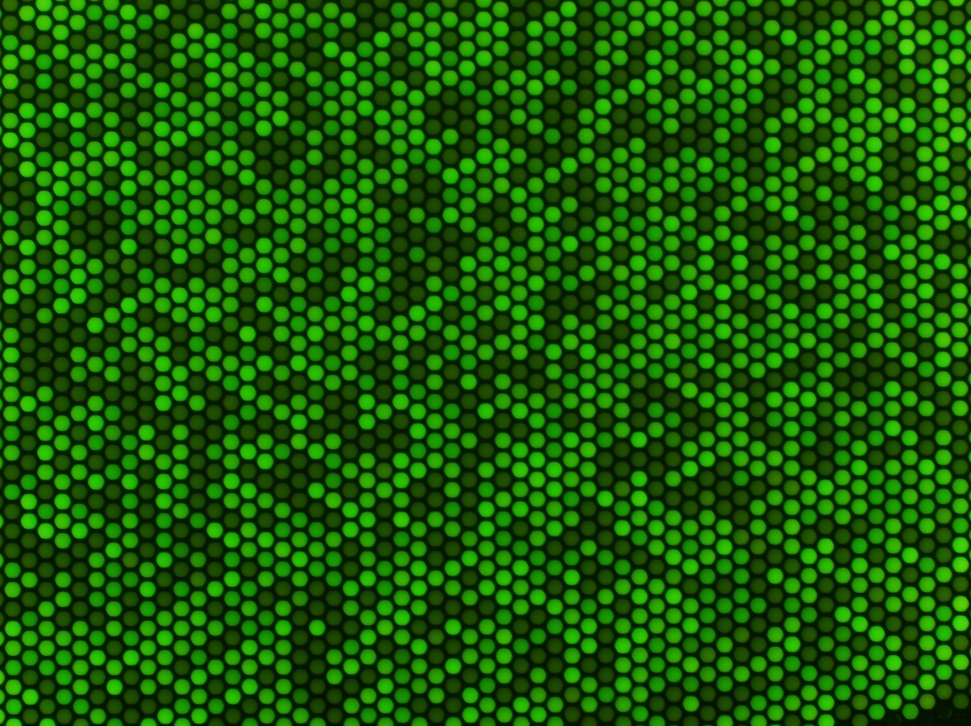
#> input picture deepqgfp/data/images/7.jpg, 971 x 726 px, shrunk from 4140 x 3096 before the run, found by its file name
$ python ColorChange_Tariq.py
#> lines starting #> are read from the running program, lines starting #| are printed output that depends on the picture
import cv2
import matplotlib.pyplot as plt
import numpy as np

if __name__ == "__main__":
    path = "7.jpg"
    i1 = cv2.imread(path)
#> i1 is the input picture: shape (726, 971, 3); mean B, G, R 2.9, 89.3, 21.8
    i2 = i1.copy()
    print(i2.shape)
#| (726, 971, 3)
    i2[...,1] = i1[...,2]
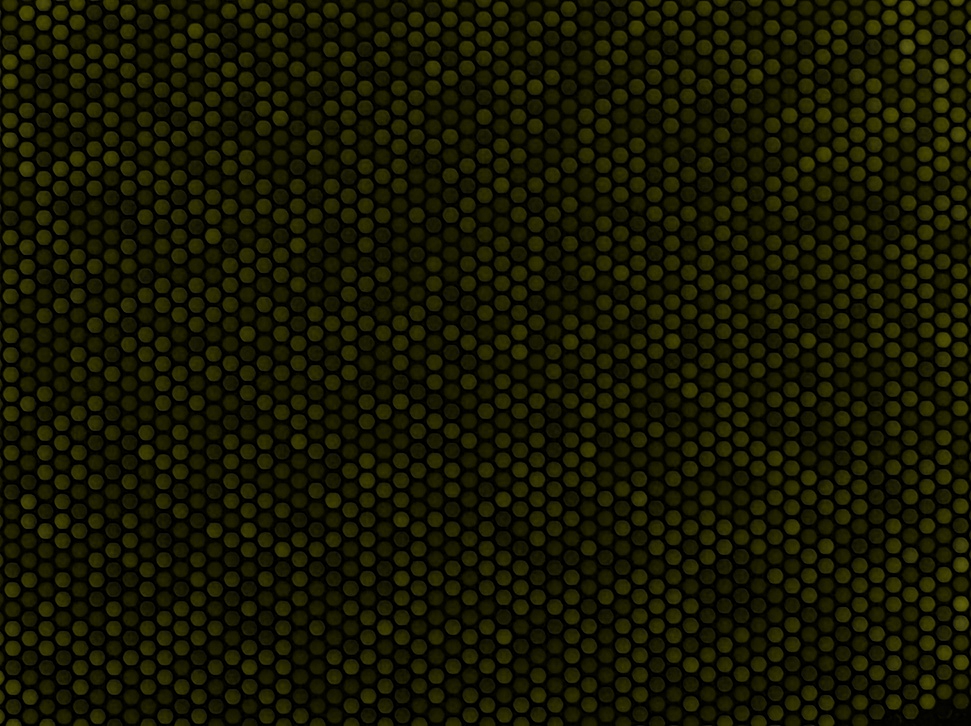
#> i2: shape (726, 971, 3); mean B, G, R 2.9, 21.8, 21.8
    i2[...,2] = i1[...,1]
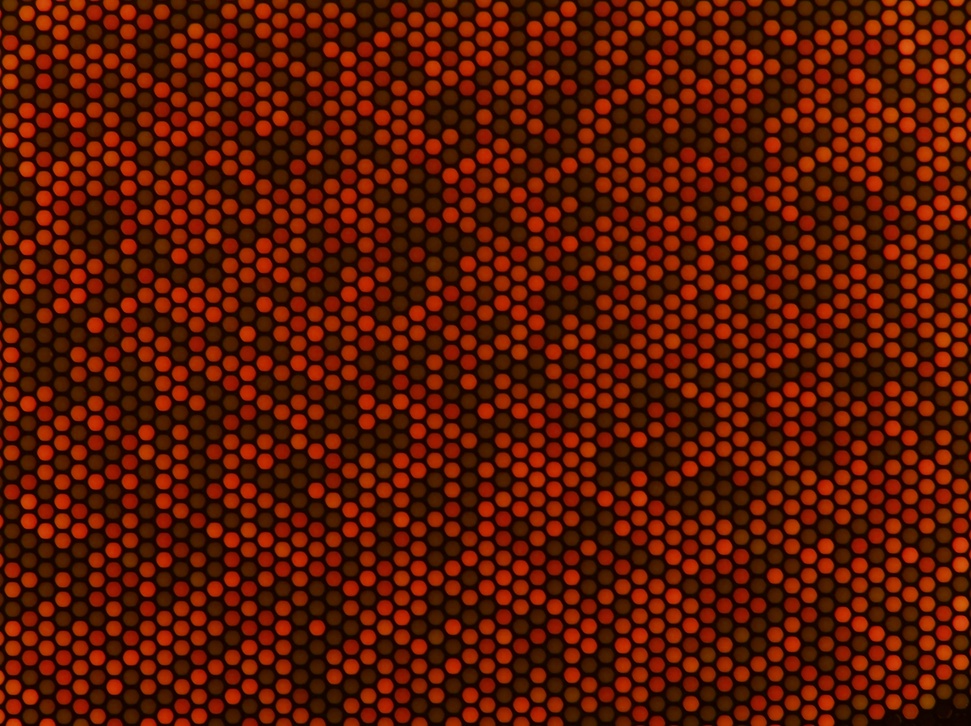
#> i2: shape (726, 971, 3); mean B, G, R 2.9, 21.8, 89.3
    i2[...,0] = i1[...,1]
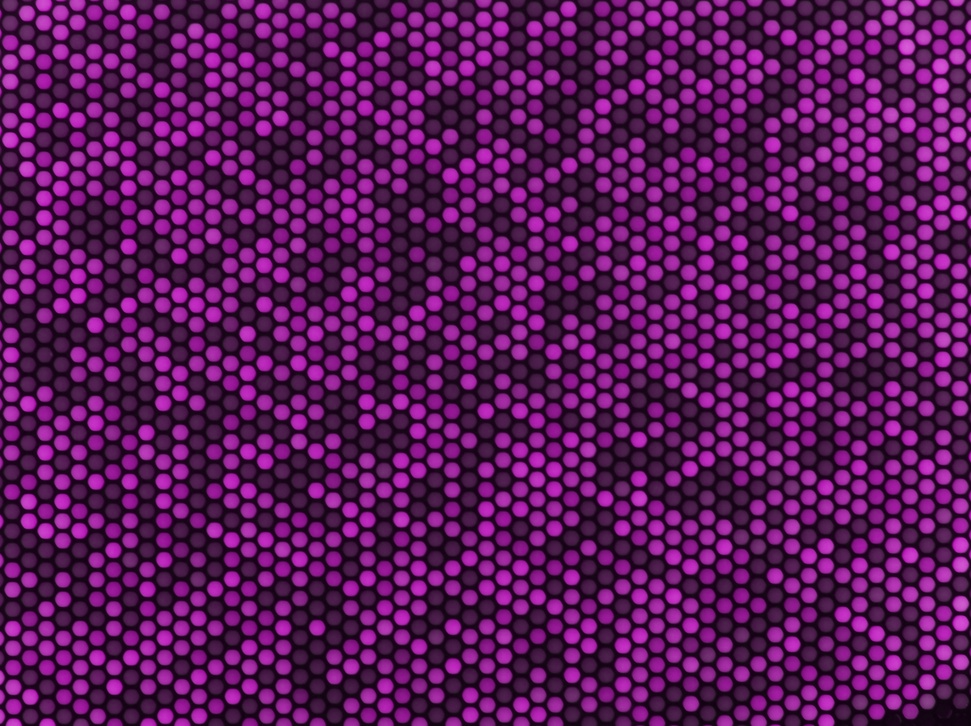
#> i2: shape (726, 971, 3); mean B, G, R 89.3, 21.8, 89.3
    print((i1==i2).all())
#| False
    plt.imshow(i2)
    plt.show()
    cv2.imwrite(path.replace('.png', '_changed.png'), i2)

$ run again, with deepqgfp/data/images/002.jpg copied over deepqgfp/data/images/7.jpg
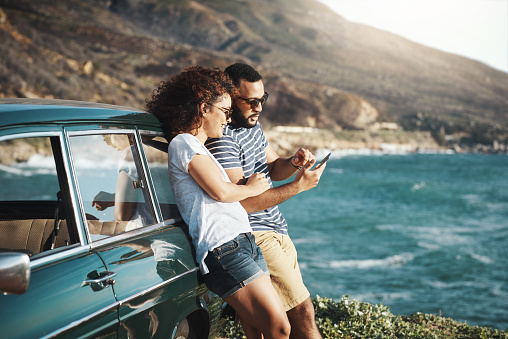
#> input picture deepqgfp/data/images/002.jpg, 508 x 339 px, found by its file name
#> i1 is the input picture: shape (339, 508, 3); mean B, G, R 120.8, 125.9, 117.7
#| (339, 508, 3)
#> `i2[...,1] = i1[...,2]`:
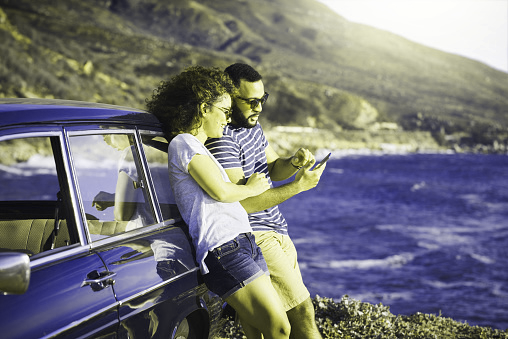
#> i2: shape (339, 508, 3); mean B, G, R 120.8, 117.7, 117.7
#> `i2[...,0] = i1[...,1]`:
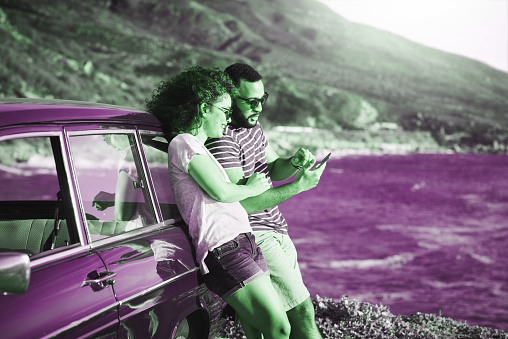
#> i2: shape (339, 508, 3); mean B, G, R 125.9, 117.7, 125.9
#| False

$ run again, with deepqgfp/data/images/003.jpg copied over deepqgfp/data/images/7.jpg
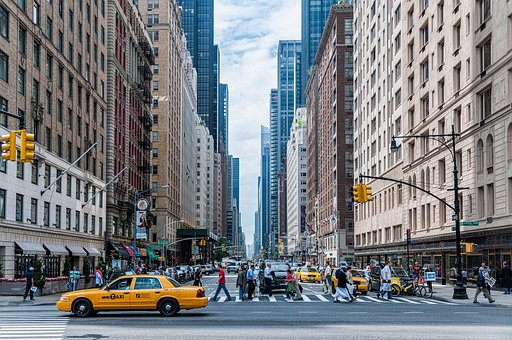
#> input picture deepqgfp/data/images/003.jpg, 512 x 340 px, found by its file name
#> i1 is the input picture: shape (340, 512, 3); mean B, G, R 128.2, 124.5, 121.1
#| (340, 512, 3)
#> `i2[...,2] = i1[...,1]`:
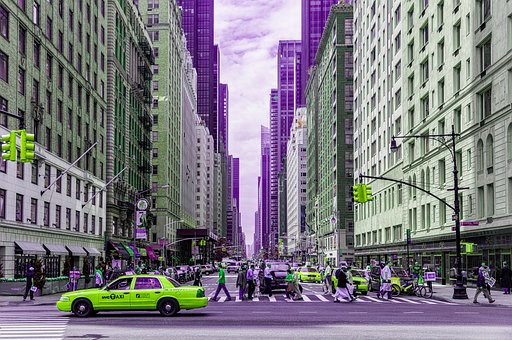
#> i2: shape (340, 512, 3); mean B, G, R 128.2, 121.1, 124.5
#> `i2[...,0] = i1[...,1]`:
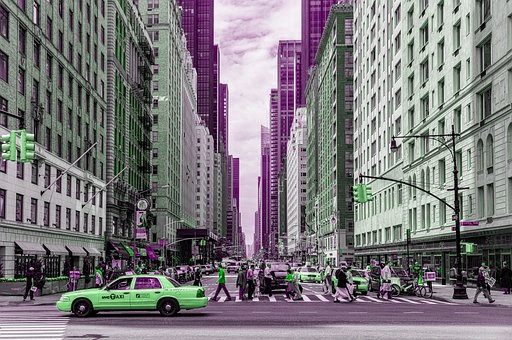
#> i2: shape (340, 512, 3); mean B, G, R 124.5, 121.1, 124.5
#| False
